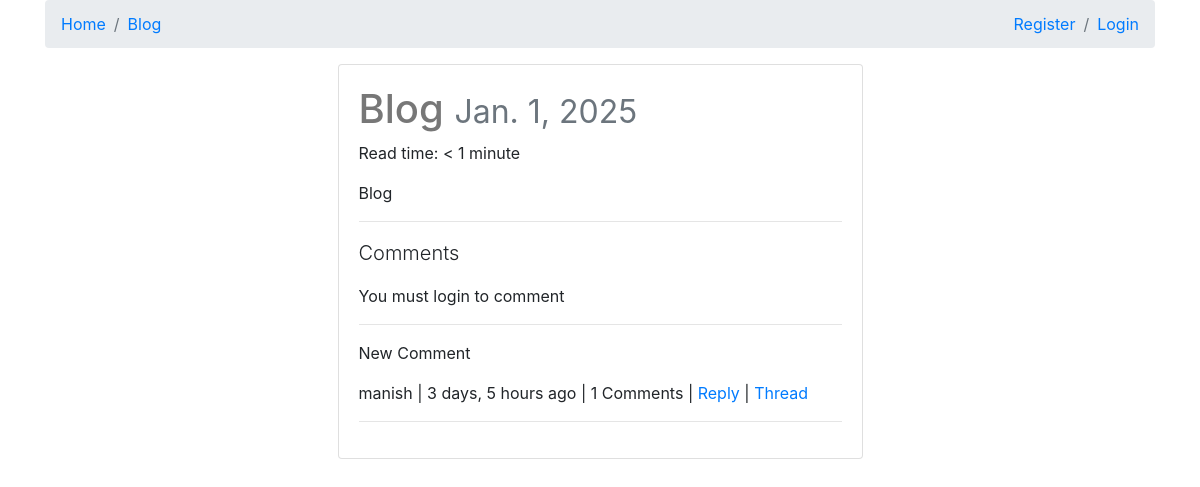
Screenshot of /blog/ with the database file from the repository.
### posts/models.py (models this page shows, shortened)
class Post(models.Model):
    user = models.ForeignKey(settings.AUTH_USER_MODEL, on_delete=models.CASCADE, default=1)
    title = models.CharField(max_length=30)
    slug = models.SlugField(unique=True, blank=True)
    image = models.ImageField(upload_to=upload_location,
            null=True,
            blank=True,
            width_field="width_field",
            height_field="height_field")
    height_field = models.IntegerField(null=True, blank=True)
    width_field = models.IntegerField(null=True, blank=True)
    content = models.TextField()
    draft = models.BooleanField(default=False)
    publish = models.DateField(auto_now=False, auto_now_add=False)
    read_time =  models.IntegerField(default=0) #models.TimeField(null=True, blank=True) # assume minutes
    updated = models.DateTimeField(auto_now=True, auto_now_add=False)
    timestamp = models.DateTimeField(auto_now=False, auto_now_add=True)
    objects = PostManager() # Linking model manager to our model
    def get_absolute_url(self):
        return reverse("posts:detail", kwargs={"slug": self.slug})
    def get_markdown(self):
        content = self.content
        markdown_text = markdown(content)
        return mark_safe(markdown_text)
    @property
    def get_content_type(self):
        instance = self
        content_type = ContentType.objects.get_for_model(instance.__class__)
        return content_type
    class Meta:
        ordering = ["-timestamp", "-updated"]

### comments/models.py (models this page shows, shortened)
class Comment(models.Model):
    user = models.ForeignKey(settings.AUTH_USER_MODEL, on_delete=models.CASCADE, default=1)
    content_type = models.ForeignKey(ContentType, on_delete=models.CASCADE, null=True)
    object_id = models.PositiveIntegerField(null=True)
    content_object = GenericForeignKey("content_type", "object_id")
    parent  = models.ForeignKey("self", null=True, blank=True, on_delete=models.CASCADE)
    objects = CommentManager() # to make sure the instance of CommentManager is available and CommentManager can override other kinds of queries
    class Meta:
        ordering = ['-timestamp']
    content   = models.TextField()
    timestamp = models.DateTimeField(auto_now_add=True)
    def get_absolute_url(self):
        return reverse("comments:thread", kwargs={"id": self.id})
    def children(self):
        return Comment.objects.filter(parent=self)

### posts/views.py (the view, shortened to what this page needs)
# urls.py: path('<slug:slug>/', post_detail, name='detail'),
def post_detail(request, slug):
    instance = get_object_or_404(Post, slug=slug)
    if instance.publish > timezone.now().date() or instance.draft:
        if not request.user.is_authenticated:
            raise Http404
    share_string = quote_plus(instance.content)
    initial_data = {
        "content_type": instance.get_content_type,
        "object_id": instance.id,
    }
    form = CommentForm(request.POST or None, initial=initial_data)
    comments = Comment.objects.filter_by_instance(instance)
    context = {
        "title": instance.title,
        "instance": instance,
        "share_string": share_string,
        "comments": comments,
        "comment_form": form,
    }
    return render(request, 'posts/post_detail.html', context)

### comments/models.py (called while the page is built)
    def filter_by_instance(self, instance):
        content_type = ContentType.objects.get_for_model(instance.__class__) # Used to get  content type object associated with model of instance
        obj_id = instance.id
        qs = super(CommentManager, self).filter(content_type=content_type, object_id=obj_id).filter(parent=None) # It is getting superclass relating to instance in other words Comment.objects
        return qs

### posts/templates/posts/post_detail.html (shortened to what this page needs)
{% extends "posts/base.html" %}
{% block post_detail_link %}
<li class="breadcrumb-item"> <a href='{{ instance.get_absolute_url }}'> {{ instance.title }} </a> </li>
{% endblock %}
{% block content %}
<div class="col-12 col-sm-10 col-md-8 col-lg-6 mb-1 offset-sm-1 offset-md-2 offset-lg-3">
    <div class="card">
        <div class="card-body">
            <h1>{{ instance.title }}
                <small class="text-muted">{{ instance.publish }}</small>
            </h1>
            <p>Read time: {% if instance.read_time <= 1 %} < 1 minute {% else %} {{ instance.read_time }} minutes {% endif %} </p>
            <div class="post-detail-item">
                {{ instance.get_markdown }}
            </div>
            <hr/>
            <div>
                <p class='lead'>Comments</p>
                {% if request.user.is_authenticated %}
                <form method="POST" action="."> {% csrf_token %}
                    {{ comment_form }}
                    <input type='submit' value='Post comment' class='btn btn-primary'>
                </form>
                {% else %}
                <p>You must login to comment</p>
                {% endif %}
                <hr/>
                {% for comment in comments %}
                    <blockquote>
                        <p>{{ comment.content }}</p>
                        <footer>{{ comment.user }} | {{ comment.timestamp|timesince }} ago | {% if comment.children.count > 0 %}{{ comment.children.count }} Comments {% if comment.children.count > 1 %} {% endif %} | {% endif %} <a class='comment-reply-btn' href='#'>Reply</a> | <a class='' href='{{ comment.get_absolute_url }}'>Thread</a> </footer>
                    </blockquote>
                    <hr/>
                {% endfor %}
            </div>
        </div>
    </div>
</div>
{% endblock content %}

### static/css/base.css (style rules this page uses)
h1 { color: #777777; }

### rows the page displays
Post: title "Blog", publish "Jan. 1, 2025", get_markdown "Blog"
Comment: content "New Comment", user "manish", timestamp "3 days, 5 hours", children.count "1"
